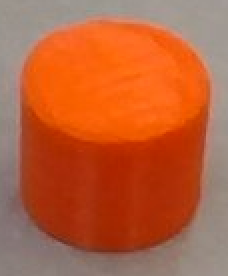
#> input picture classical_computer_vision_approach/data/small_close.png, 114 x 138 px (shown 2 times larger)
$ jupyter execute classical_cv.ipynb   (shell and % lines are left out)
#> lines starting #> are read from the running program, lines starting #| are printed output that depends on the picture; after the words box and inside, x2 and y2 are one past the last pixel; in counts of white or black regions, pixels touching at a corner belong together; long printed decimals are rounded
[cell 1]
import cv2
import matplotlib.pyplot as plt
import numpy as np
from scipy.spatial import distance
import pandas as pd

plt.rcParams['figure.figsize'] = (12, 9)

# 1. Calibration

[cell 2]
df = pd.read_csv('data/calibration_data.csv')
#> (reads classical_computer_vision_approach/data/calibration_data.csv from the repository)
df['ratio'] = df['Line (cm)'] / df['Distance (cm)']
coeffs = np.polyfit(df['ratio'].to_numpy(), df['Line (pix)'].to_numpy(), 1)

# 2. Volume-Finding Task

[cell 3]
picture_path = 'data/small_close.png'
object_distance = 25

[cell 4]
img = cv2.cvtColor(cv2.imread(picture_path), cv2.COLOR_RGB2GRAY)
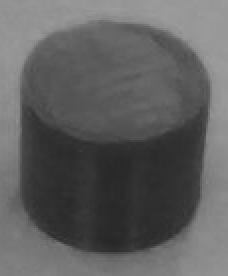
#> img: shape (138, 114) (shown 2 times larger); min 39, max 157, mean 95.4
plt.imshow(img, cmap='gray')
plt.show()

[cell 5]
edge_img = cv2.Canny(img, 150, 40)
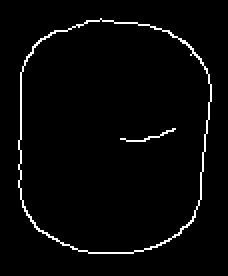
#> edge_img: shape (138, 114) (shown 2 times larger); 2.7% white in thin lines or dots, all inside (x1, y1, x2, y2) = (9, 9, 106, 127)
plt.imshow(edge_img, cmap='gray')
plt.show()
coords_tuple = np.where(edge_img > 0)
#> coords_tuple = 428 positions, rows 9 to 126, columns 9 to 105
edge_pts = np.array((coords_tuple[1], coords_tuple[0])).T
#> edge_pts = 428 pairs, first value 9 to 105, second value 9 to 126

[cell 6]
for i in range(100):
    lines = cv2.HoughLines(edge_img,1,np.pi/180,i)
    if len(lines) <= 4:
        break
#> this loop made 47 passes
#> lines on pass 47: [[10, 0], [109, 0.105], [110, 0.122], [11, 0.0175]]
lines = np.squeeze(lines)
lines = lines[lines[:, 0].argsort()]
#> lines = [[10, 0], [11, 0.0175], [109, 0.105], [110, 0.122]]
lines = np.array([lines[0], lines[-1]])
#> lines = [[10, 0], [110, 0.122]]
color_img = cv2.cvtColor(edge_img, cv2.COLOR_GRAY2RGB)

for line in lines:
    rho,theta = line
    a = np.cos(theta)
    b = np.sin(theta)
    x0 = a*rho
    y0 = b*rho
    x1 = int(x0 + 1000*(-b))
    y1 = int(y0 + 1000*(a))
    x2 = int(x0 - 1000*(-b))
    y2 = int(y0 - 1000*(a))
    cv2.line(color_img,(x1,y1),(x2,y2),(255,255,255),1)
#> this loop made 2 passes
#> (rho, theta, a, b, x0, y0, x1, y1) on passes 1 to 2: (10, 0, 1, 0, 10, 0, 10, 1000), (110, 0.122, 0.993, 0.122, 109.2, 13.41, -12, 1005)
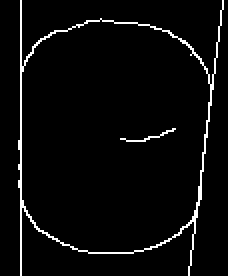
#> color_img: shape (138, 114, 3) (shown 2 times larger); 3.9% white in thin lines or dots
gray = cv2.cvtColor(color_img, cv2.COLOR_RGB2GRAY)
#> gray: shape (138, 114); 3.9% white in thin lines or dots
plt.imshow(gray, cmap='gray')
plt.show()

[cell 7]
rho,theta = lines[0]
#> rho = 10; theta = 0
a = np.cos(theta)
#> a = 1
b = np.sin(theta)
#> b = 0
x0 = a*rho
#> x0 = 10
y0 = b*rho
#> y0 = 0
line_0_pts = []
for i in np.arange(-1000, 1001):
    x1 = x0 + i*(-b)
    y1 = y0 + i*(a)
    line_0_pts.append([x1, y1])
#> after the loop, line_0_pts = 2001 pairs, first value 10 to 10, second value -1000 to 1000
line_0_pts = np.array(line_0_pts)

rho,theta = lines[1]
#> rho = 110; theta = 0.122
a = np.cos(theta)
#> a = 0.993
b = np.sin(theta)
#> b = 0.122
x0 = a*rho
#> x0 = 109.2
y0 = b*rho
#> y0 = 13.41
line_1_pts = []
for i in np.arange(-1000, 1001):
    x1 = x0 + i*(-b)
    y1 = y0 + i*(a)
    line_1_pts.append([x1, y1])
#> this loop made 2001 passes
#> (x1, y1) on passes 1 to 3: (231, -979.1), (230.9, -978.1), (230.8, -977.2)
#> after the loop, line_1_pts = 2001 pairs, first value -12.69 to 231, second value -979.1 to 1006
line_1_pts = np.array(line_1_pts)

[cell 8]
distances_line_0 = np.ndarray.min(distance.cdist(line_0_pts, edge_pts), axis=1)
#> distances_line_0 = 2001 values, max 1009.8 at index 0, min 0 at index 1036, mean 448.3
arg_of_min_distance_line_0 = np.argmin(distances_line_0)
#> arg_of_min_distance_line_0 = 1036
for i in np.arange(1, len(distances_line_0)):
    if np.all(distances_line_0[i:i+10] >= 1) and distances_line_0[i-1] < 1 and i > arg_of_min_distance_line_0:
        line_0_endpoint_1 = np.array([int(line_0_pts[i-1][0]), int(line_0_pts[i-1][1])])
        break
#> this loop made 1100 passes
#> line_0_endpoint_1 on pass 1100: [10, 99]
for i in np.flip(np.arange(0, len(distances_line_0)-1)):
    if np.all(distances_line_0[i-10:i] >= 1) and distances_line_0[i+1] < 1 and i <= arg_of_min_distance_line_0:
        line_0_endpoint_2 = np.array([int(line_0_pts[i][0]), int(line_0_pts[i][1])])
        break
#> this loop made 964 passes
#> line_0_endpoint_2 on pass 964: [10, 36]
#> i on passes 1 to 6: 1999, 1998, 1997, 1996, 1995, 1994

distances_line_1 = np.ndarray.min(distance.cdist(line_1_pts, edge_pts), axis=1)
#> distances_line_1 = 2001 values, max 1003.5 at index 0, min 0.0356 at index 1059, mean 448.4
arg_of_min_distance_line_1 = np.argmin(distances_line_1)
#> arg_of_min_distance_line_1 = 1059
for i in np.arange(1, len(distances_line_1)):
    if np.all(distances_line_1[i:i+10] >= 1) and distances_line_1[i] > 1 and distances_line_1[i-1] < 1 and i > arg_of_min_distance_line_1:
        line_1_endpoint_1 = np.array([int(line_1_pts[i-1][0]), int(line_1_pts[i-1][1])])
        break
#> this loop made 1097 passes
#> line_1_endpoint_1 on pass 1097: [97, 108]
for i in np.flip(np.arange(0, len(distances_line_1)-1)):
    if np.all(distances_line_1[i-10:i] >= 1) and distances_line_1[i+1] < 1 and distances_line_1[i-1] > 1 and i <= arg_of_min_distance_line_1:
        line_1_endpoint_2 = np.array([int(line_1_pts[i][0]), int(line_1_pts[i][1])])
        break
#> this loop made 971 passes
#> line_1_endpoint_2 on pass 971: [105, 42]

color_img = cv2.imread(picture_path)
#> color_img is the input picture: shape (138, 114, 3); mean B, G, R 58, 96.9, 185.4

color_img[line_0_endpoint_1[1],line_0_endpoint_1[0]]=[0,255,0]
#> color_img: shape (138, 114, 3); 0.01% of pixels changed, all inside (x1, y1, x2, y2) = (10, 99, 11, 100)
color_img[line_0_endpoint_1[1]-1,line_0_endpoint_1[0]]=[0,255,0]
#> color_img: shape (138, 114, 3); mean B, G, R 58, 96.9, 185.4
color_img[line_0_endpoint_1[1],line_0_endpoint_1[0]-1]=[0,255,0]
#> color_img: shape (138, 114, 3); mean B, G, R 58, 96.9, 185.4
color_img[line_0_endpoint_1[1]-1,line_0_endpoint_1[0]-1]=[0,255,0]
#> color_img: shape (138, 114, 3); mean B, G, R 58, 96.9, 185.4
color_img[line_0_endpoint_1[1]+1,line_0_endpoint_1[0]]=[0,255,0]
#> color_img: shape (138, 114, 3); mean B, G, R 58, 96.9, 185.4
color_img[line_0_endpoint_1[1],line_0_endpoint_1[0]+1]=[0,255,0]
#> color_img: shape (138, 114, 3); mean B, G, R 58, 96.9, 185.4
color_img[line_0_endpoint_1[1]+1,line_0_endpoint_1[0]+1]=[0,255,0]
#> color_img: shape (138, 114, 3); mean B, G, R 58, 97, 185.4
color_img[line_0_endpoint_1[1]-1,line_0_endpoint_1[0]+1]=[0,255,0]
#> color_img: shape (138, 114, 3); mean B, G, R 58, 97, 185.4
color_img[line_0_endpoint_1[1]+1,line_0_endpoint_1[0]-1]=[0,255,0]
#> color_img: shape (138, 114, 3); mean B, G, R 58, 97, 185.4

color_img[line_0_endpoint_2[1],line_0_endpoint_2[0]]=[0,255,0]
#> color_img: shape (138, 114, 3); mean B, G, R 58, 97, 185.3
color_img[line_0_endpoint_2[1]-1,line_0_endpoint_2[0]]=[0,255,0]
#> color_img: shape (138, 114, 3); mean B, G, R 58, 97, 185.3
color_img[line_0_endpoint_2[1],line_0_endpoint_2[0]-1]=[0,255,0]
#> color_img: shape (138, 114, 3); mean B, G, R 58, 97, 185.3
color_img[line_0_endpoint_2[1]-1,line_0_endpoint_2[0]-1]=[0,255,0]
#> color_img: shape (138, 114, 3); mean B, G, R 57.9, 97, 185.3
color_img[line_0_endpoint_2[1]+1,line_0_endpoint_2[0]]=[0,255,0]
#> color_img: shape (138, 114, 3); mean B, G, R 57.9, 97, 185.3
color_img[line_0_endpoint_2[1],line_0_endpoint_2[0]+1]=[0,255,0]
#> color_img: shape (138, 114, 3); mean B, G, R 57.9, 97, 185.3
color_img[line_0_endpoint_2[1]+1,line_0_endpoint_2[0]+1]=[0,255,0]
#> color_img: shape (138, 114, 3); mean B, G, R 57.9, 97, 185.3
color_img[line_0_endpoint_2[1]-1,line_0_endpoint_2[0]+1]=[0,255,0]
#> color_img: shape (138, 114, 3); mean B, G, R 57.9, 97.1, 185.3
color_img[line_0_endpoint_2[1]+1,line_0_endpoint_2[0]-1]=[0,255,0]
#> color_img: shape (138, 114, 3); mean B, G, R 57.9, 97.1, 185.2

color_img[line_1_endpoint_1[1],line_1_endpoint_1[0]]=[0,255,0]
#> color_img: shape (138, 114, 3); mean B, G, R 57.9, 97.1, 185.2
color_img[line_1_endpoint_1[1]-1,line_1_endpoint_1[0]]=[0,255,0]
#> color_img: shape (138, 114, 3); mean B, G, R 57.9, 97.1, 185.2
color_img[line_1_endpoint_1[1],line_1_endpoint_1[0]-1]=[0,255,0]
#> color_img: shape (138, 114, 3); mean B, G, R 57.9, 97.1, 185.2
color_img[line_1_endpoint_1[1]-1,line_1_endpoint_1[0]-1]=[0,255,0]
#> color_img: shape (138, 114, 3); mean B, G, R 57.9, 97.1, 185.2
color_img[line_1_endpoint_1[1]+1,line_1_endpoint_1[0]]=[0,255,0]
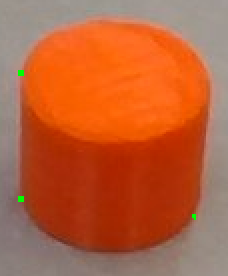
#> color_img: shape (138, 114, 3) (shown 2 times larger); mean B, G, R 57.9, 97.1, 185.2
color_img[line_1_endpoint_1[1],line_1_endpoint_1[0]+1]=[0,255,0]
#> color_img: shape (138, 114, 3); 0.01% of pixels changed, all inside (x1, y1, x2, y2) = (98, 108, 99, 109)
color_img[line_1_endpoint_1[1]+1,line_1_endpoint_1[0]+1]=[0,255,0]
#> color_img: shape (138, 114, 3); mean B, G, R 57.9, 97.1, 185.2
color_img[line_1_endpoint_1[1]-1,line_1_endpoint_1[0]+1]=[0,255,0]
#> color_img: shape (138, 114, 3); mean B, G, R 57.9, 97.1, 185.2
color_img[line_1_endpoint_1[1]+1,line_1_endpoint_1[0]-1]=[0,255,0]
#> color_img: shape (138, 114, 3); mean B, G, R 57.9, 97.1, 185.2

color_img[line_1_endpoint_2[1],line_1_endpoint_2[0]]=[0,255,0]
#> color_img: shape (138, 114, 3); mean B, G, R 57.9, 97.2, 185.1
color_img[line_1_endpoint_2[1]-1,line_1_endpoint_2[0]]=[0,255,0]
#> color_img: shape (138, 114, 3); mean B, G, R 57.9, 97.2, 185.1
color_img[line_1_endpoint_2[1],line_1_endpoint_2[0]-1]=[0,255,0]
#> color_img: shape (138, 114, 3); mean B, G, R 57.9, 97.2, 185.1
color_img[line_1_endpoint_2[1]-1,line_1_endpoint_2[0]-1]=[0,255,0]
#> color_img: shape (138, 114, 3); mean B, G, R 57.9, 97.2, 185.1
color_img[line_1_endpoint_2[1]+1,line_1_endpoint_2[0]]=[0,255,0]
#> color_img: shape (138, 114, 3); mean B, G, R 57.9, 97.2, 185.1
color_img[line_1_endpoint_2[1],line_1_endpoint_2[0]+1]=[0,255,0]
#> color_img: shape (138, 114, 3); mean B, G, R 57.8, 97.2, 185.1
color_img[line_1_endpoint_2[1]+1,line_1_endpoint_2[0]+1]=[0,255,0]
#> color_img: shape (138, 114, 3); mean B, G, R 57.8, 97.2, 185.1
color_img[line_1_endpoint_2[1]-1,line_1_endpoint_2[0]+1]=[0,255,0]
#> color_img: shape (138, 114, 3); mean B, G, R 57.8, 97.2, 185.1
color_img[line_1_endpoint_2[1]+1,line_1_endpoint_2[0]-1]=[0,255,0]
#> color_img: shape (138, 114, 3); mean B, G, R 57.8, 97.2, 185

plt.imshow(color_img)
plt.show()

[cell 9]
top_left = np.array([line_0_endpoint_1[0], line_0_endpoint_1[1]])
#> top_left = [10, 99]
if line_0_endpoint_2[1] < line_0_endpoint_1[1]:
    top_left = np.array([line_0_endpoint_2[0], line_0_endpoint_2[1]])
#> top_left = [10, 36]

top_right = np.array([line_1_endpoint_1[0], line_1_endpoint_1[1]])
#> top_right = [97, 108]
if line_1_endpoint_2[1] < line_1_endpoint_1[1]:
    top_right = np.array([line_1_endpoint_2[0], line_1_endpoint_2[1]])
#> top_right = [105, 42]

if top_right[0] < top_left[0]:
    intermediate = [top_right[0], top_right[1]]
    top_right = np.array([top_left[0], top_left[1]])
    top_left = np.array([intermediate[0], intermediate[1]])

midpoint_top = np.array([(top_right[0]+top_left[0])/2, (top_right[1]+top_left[1])/2])
#> midpoint_top = [57.5, 39]

color_img = cv2.imread(picture_path)

color_img[int(midpoint_top[1]),int(midpoint_top[0])]=[0,255,0]
#> color_img: shape (138, 114, 3); 0.01% of pixels changed, all inside (x1, y1, x2, y2) = (57, 39, 58, 40)
color_img[int(midpoint_top[1]-1),int(midpoint_top[0])]=[0,255,0]
#> color_img: shape (138, 114, 3); mean B, G, R 58, 96.9, 185.4
color_img[int(midpoint_top[1]),int(midpoint_top[0]-1)]=[0,255,0]
#> color_img: shape (138, 114, 3); mean B, G, R 58, 96.9, 185.4
color_img[int(midpoint_top[1]-1),int(midpoint_top[0]-1)]=[0,255,0]
#> color_img: shape (138, 114, 3); mean B, G, R 58, 96.9, 185.4
color_img[int(midpoint_top[1]+1),int(midpoint_top[0])]=[0,255,0]
#> color_img: shape (138, 114, 3); mean B, G, R 58, 96.9, 185.4
color_img[int(midpoint_top[1]),int(midpoint_top[0]+1)]=[0,255,0]
#> color_img: shape (138, 114, 3); mean B, G, R 58, 96.9, 185.3
color_img[int(midpoint_top[1]+1),int(midpoint_top[0]+1)]=[0,255,0]
color_img[int(midpoint_top[1]-1),int(midpoint_top[0]+1)]=[0,255,0]
color_img[int(midpoint_top[1]+1),int(midpoint_top[0]-1)]=[0,255,0]

minor_axis_ellipse_argument = np.argmin(distance.cdist([midpoint_top], edge_pts), axis=1)
#> minor_axis_ellipse_argument = [16]
closest_point = edge_pts[minor_axis_ellipse_argument][0]
#> closest_point = [57, 11]

color_img[closest_point[1],closest_point[0]]=[0,255,0]
color_img[closest_point[1]-1,closest_point[0]]=[0,255,0]
color_img[closest_point[1],closest_point[0]-1]=[0,255,0]
color_img[closest_point[1]-1,closest_point[0]-1]=[0,255,0]
color_img[closest_point[1]+1,closest_point[0]]=[0,255,0]
color_img[closest_point[1],closest_point[0]+1]=[0,255,0]
color_img[closest_point[1]+1,closest_point[0]+1]=[0,255,0]
color_img[closest_point[1]-1,closest_point[0]+1]=[0,255,0]
color_img[closest_point[1]+1,closest_point[0]-1]=[0,255,0]

plt.imshow(color_img)
plt.show()

[cell 10]
major_axis_half_length = np.linalg.norm(top_right - midpoint_top)
#> major_axis_half_length = 47.59
minor_axis_half_length = np.linalg.norm(closest_point - midpoint_top)
#> minor_axis_half_length = 28

perceived_height = (np.linalg.norm(line_1_endpoint_2 - line_1_endpoint_1) + np.linalg.norm(line_0_endpoint_2 - line_0_endpoint_1)) / 2
#> perceived_height = 64.74

angle = np.arccos(minor_axis_half_length / major_axis_half_length)
#> angle = 0.942
height_pixels = perceived_height / np.sin(angle)
#> height_pixels = 80.07

height_cm = object_distance * height_pixels / coeffs[0]
#> height_cm = 2.1
radius_cm = object_distance * major_axis_half_length / coeffs[0]
#> radius_cm = 1.25
volume_cm_cubed = height_cm * radius_cm * radius_cm * np.pi
#> volume_cm_cubed = 10.25

print(f'Diameter: {2 * radius_cm} cm')
#| Diameter: 2.494 cm
print(f'Height: {height_cm} cm')
#| Height: 2.098 cm
print(f'Volume: {volume_cm_cubed} cm cubed')
#| Volume: 10.247 cm cubed
